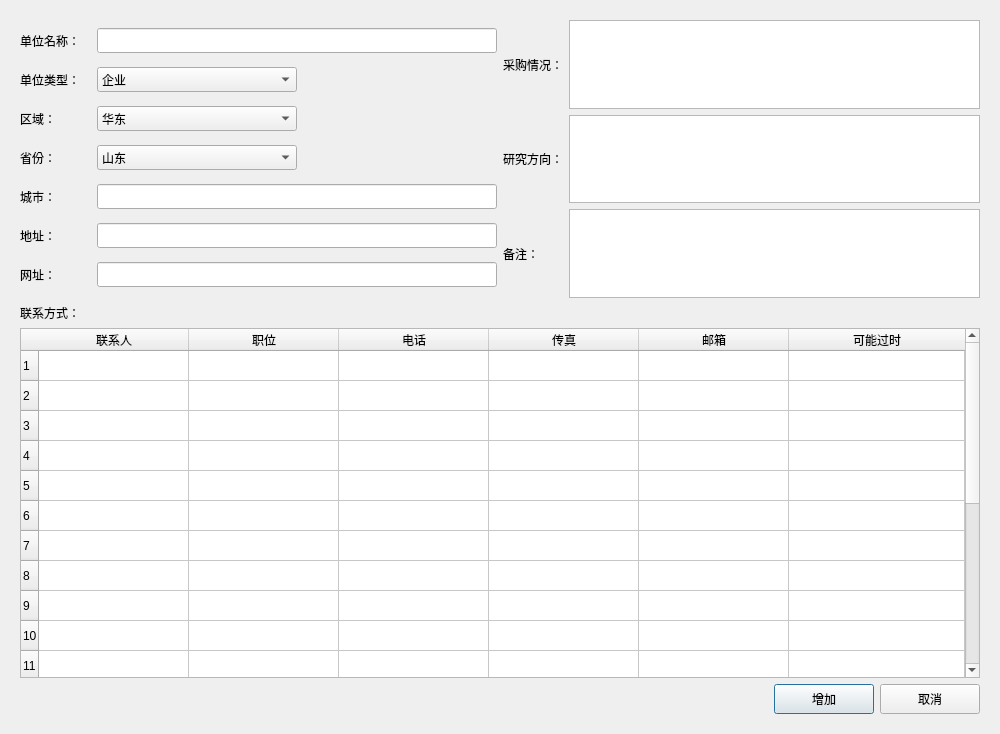
<?xml version="1.0" encoding="UTF-8"?>
<ui version="4.0">
 <class>DlgItem</class>
 <widget class="QDialog" name="DlgItem">
  <property name="geometry">
   <rect>
    <x>0</x>
    <y>0</y>
    <width>1000</width>
    <height>734</height>
   </rect>
  </property>
  <property name="windowTitle">
   <string>编辑客户信息</string>
  </property>
  <layout class="QVBoxLayout" name="verticalLayout">
   <property name="spacing">
    <number>6</number>
   </property>
   <property name="leftMargin">
    <number>20</number>
   </property>
   <property name="topMargin">
    <number>20</number>
   </property>
   <property name="rightMargin">
    <number>20</number>
   </property>
   <property name="bottomMargin">
    <number>20</number>
   </property>
   <item>
    <layout class="QHBoxLayout" name="horizontalLayout_2">
     <item>
      <layout class="QGridLayout" name="gridLayout_2">
       <item row="0" column="0">
        <widget class="QLabel" name="label_6">
         <property name="text">
          <string>单位名称：</string>
         </property>
        </widget>
       </item>
       <item row="0" column="1">
        <widget class="QLineEdit" name="edit1">
         <property name="minimumSize">
          <size>
           <width>0</width>
           <height>25</height>
          </size>
         </property>
         <property name="maximumSize">
          <size>
           <width>400</width>
           <height>16777215</height>
          </size>
         </property>
        </widget>
       </item>
       <item row="1" column="0">
        <widget class="QLabel" name="label_7">
         <property name="text">
          <string>单位类型：</string>
         </property>
        </widget>
       </item>
       <item row="1" column="1">
        <widget class="QComboBox" name="combo1">
         <property name="minimumSize">
          <size>
           <width>0</width>
           <height>25</height>
          </size>
         </property>
         <property name="maximumSize">
          <size>
           <width>200</width>
           <height>16777215</height>
          </size>
         </property>
         <item>
          <property name="text">
           <string>企业</string>
          </property>
         </item>
         <item>
          <property name="text">
           <string>高校</string>
          </property>
         </item>
         <item>
          <property name="text">
           <string>研究所</string>
          </property>
         </item>
         <item>
          <property name="text">
           <string>代理</string>
          </property>
         </item>
         <item>
          <property name="text">
           <string>外</string>
          </property>
         </item>
         <item>
          <property name="text">
           <string>政府机构</string>
          </property>
         </item>
         <item>
          <property name="text">
           <string>部队</string>
          </property>
         </item>
         <item>
          <property name="text">
           <string>第三方</string>
          </property>
         </item>
        </widget>
       </item>
       <item row="2" column="0">
        <widget class="QLabel" name="label">
         <property name="text">
          <string>区域：</string>
         </property>
        </widget>
       </item>
       <item row="2" column="1">
        <widget class="QComboBox" name="combo2">
         <property name="minimumSize">
          <size>
           <width>0</width>
           <height>25</height>
          </size>
         </property>
         <property name="maximumSize">
          <size>
           <width>200</width>
           <height>16777215</height>
          </size>
         </property>
         <item>
          <property name="text">
           <string>华东</string>
          </property>
         </item>
         <item>
          <property name="text">
           <string>华南</string>
          </property>
         </item>
         <item>
          <property name="text">
           <string>华中</string>
          </property>
         </item>
         <item>
          <property name="text">
           <string>华北</string>
          </property>
         </item>
         <item>
          <property name="text">
           <string>其他</string>
          </property>
         </item>
         <item>
          <property name="text">
           <string>外</string>
          </property>
         </item>
        </widget>
       </item>
       <item row="3" column="0">
        <widget class="QLabel" name="label_2">
         <property name="text">
          <string>省份：</string>
         </property>
        </widget>
       </item>
       <item row="3" column="1">
        <widget class="QComboBox" name="combo3">
         <property name="minimumSize">
          <size>
           <width>0</width>
           <height>25</height>
          </size>
         </property>
         <property name="maximumSize">
          <size>
           <width>200</width>
           <height>16777215</height>
          </size>
         </property>
         <item>
          <property name="text">
           <string>山东</string>
          </property>
         </item>
         <item>
          <property name="text">
           <string>浙江</string>
          </property>
         </item>
         <item>
          <property name="text">
           <string>江苏</string>
          </property>
         </item>
         <item>
          <property name="text">
           <string>安徽</string>
          </property>
         </item>
         <item>
          <property name="text">
           <string>上海</string>
          </property>
         </item>
         <item>
          <property name="text">
           <string>福建</string>
          </property>
         </item>
         <item>
          <property name="text">
           <string>湖北</string>
          </property>
         </item>
         <item>
          <property name="text">
           <string>湖南</string>
          </property>
         </item>
         <item>
          <property name="text">
           <string>河南</string>
          </property>
         </item>
         <item>
          <property name="text">
           <string>江西</string>
          </property>
         </item>
         <item>
          <property name="text">
           <string>北京</string>
          </property>
         </item>
         <item>
          <property name="text">
           <string>天津</string>
          </property>
         </item>
         <item>
          <property name="text">
           <string>河北</string>
          </property>
         </item>
         <item>
          <property name="text">
           <string>山西</string>
          </property>
         </item>
         <item>
          <property name="text">
           <string>内蒙</string>
          </property>
         </item>
         <item>
          <property name="text">
           <string>广东</string>
          </property>
         </item>
         <item>
          <property name="text">
           <string>广西</string>
          </property>
         </item>
         <item>
          <property name="text">
           <string>海南</string>
          </property>
         </item>
         <item>
          <property name="text">
           <string>宁夏</string>
          </property>
         </item>
         <item>
          <property name="text">
           <string>新疆</string>
          </property>
         </item>
         <item>
          <property name="text">
           <string>青海</string>
          </property>
         </item>
         <item>
          <property name="text">
           <string>陕西</string>
          </property>
         </item>
         <item>
          <property name="text">
           <string>甘肃</string>
          </property>
         </item>
         <item>
          <property name="text">
           <string>四川</string>
          </property>
         </item>
         <item>
          <property name="text">
           <string>云南</string>
          </property>
         </item>
         <item>
          <property name="text">
           <string>贵州</string>
          </property>
         </item>
         <item>
          <property name="text">
           <string>西藏</string>
          </property>
         </item>
         <item>
          <property name="text">
           <string>重庆</string>
          </property>
         </item>
         <item>
          <property name="text">
           <string>辽宁</string>
          </property>
         </item>
         <item>
          <property name="text">
           <string>吉林</string>
          </property>
         </item>
         <item>
          <property name="text">
           <string>黑龙江</string>
          </property>
         </item>
        </widget>
       </item>
       <item row="4" column="0">
        <widget class="QLabel" name="label_3">
         <property name="text">
          <string>城市：</string>
         </property>
        </widget>
       </item>
       <item row="4" column="1">
        <widget class="QLineEdit" name="edit2">
         <property name="minimumSize">
          <size>
           <width>0</width>
           <height>25</height>
          </size>
         </property>
         <property name="maximumSize">
          <size>
           <width>400</width>
           <height>16777215</height>
          </size>
         </property>
        </widget>
       </item>
       <item row="5" column="0">
        <widget class="QLabel" name="label_4">
         <property name="text">
          <string>地址：</string>
         </property>
        </widget>
       </item>
       <item row="5" column="1">
        <widget class="QLineEdit" name="edit3">
         <property name="minimumSize">
          <size>
           <width>0</width>
           <height>25</height>
          </size>
         </property>
         <property name="maximumSize">
          <size>
           <width>400</width>
           <height>16777215</height>
          </size>
         </property>
        </widget>
       </item>
       <item row="6" column="0">
        <widget class="QLabel" name="label_5">
         <property name="text">
          <string>网址：</string>
         </property>
        </widget>
       </item>
       <item row="6" column="1">
        <widget class="QLineEdit" name="edit4">
         <property name="minimumSize">
          <size>
           <width>0</width>
           <height>25</height>
          </size>
         </property>
         <property name="maximumSize">
          <size>
           <width>400</width>
           <height>16777215</height>
          </size>
         </property>
        </widget>
       </item>
      </layout>
     </item>
     <item>
      <layout class="QGridLayout" name="gridLayout">
       <item row="0" column="0">
        <widget class="QLabel" name="label_8">
         <property name="text">
          <string>采购情况：</string>
         </property>
        </widget>
       </item>
       <item row="0" column="1">
        <widget class="QTextEdit" name="textEdit"/>
       </item>
       <item row="1" column="0">
        <widget class="QLabel" name="label_10">
         <property name="text">
          <string>研究方向：</string>
         </property>
        </widget>
       </item>
       <item row="1" column="1">
        <widget class="QTextEdit" name="textEdit2"/>
       </item>
       <item row="2" column="0">
        <widget class="QLabel" name="label_11">
         <property name="text">
          <string>备注：</string>
         </property>
        </widget>
       </item>
       <item row="2" column="1">
        <widget class="QTextEdit" name="textEdit3"/>
       </item>
      </layout>
     </item>
    </layout>
   </item>
   <item>
    <widget class="QLabel" name="label_9">
     <property name="text">
      <string>联系方式：</string>
     </property>
    </widget>
   </item>
   <item>
    <widget class="QTableWidget" name="tableWidget">
     <property name="minimumSize">
      <size>
       <width>0</width>
       <height>350</height>
      </size>
     </property>
     <attribute name="horizontalHeaderCascadingSectionResizes">
      <bool>false</bool>
     </attribute>
     <attribute name="horizontalHeaderDefaultSectionSize">
      <number>150</number>
     </attribute>
     <attribute name="horizontalHeaderMinimumSectionSize">
      <number>100</number>
     </attribute>
     <attribute name="horizontalHeaderStretchLastSection">
      <bool>true</bool>
     </attribute>
     <row>
      <property name="text">
       <string>1</string>
      </property>
     </row>
     <row>
      <property name="text">
       <string>2</string>
      </property>
     </row>
     <row>
      <property name="text">
       <string>3</string>
      </property>
     </row>
     <row>
      <property name="text">
       <string>4</string>
      </property>
     </row>
     <row>
      <property name="text">
       <string>5</string>
      </property>
     </row>
     <row>
      <property name="text">
       <string>6</string>
      </property>
     </row>
     <row>
      <property name="text">
       <string>7</string>
      </property>
     </row>
     <row>
      <property name="text">
       <string>8</string>
      </property>
     </row>
     <row>
      <property name="text">
       <string>9</string>
      </property>
     </row>
     <row>
      <property name="text">
       <string>10</string>
      </property>
     </row>
     <row>
      <property name="text">
       <string>11</string>
      </property>
     </row>
     <row>
      <property name="text">
       <string>12</string>
      </property>
     </row>
     <row>
      <property name="text">
       <string>13</string>
      </property>
     </row>
     <row>
      <property name="text">
       <string>14</string>
      </property>
     </row>
     <row>
      <property name="text">
       <string>15</string>
      </property>
     </row>
     <row>
      <property name="text">
       <string>16</string>
      </property>
     </row>
     <row>
      <property name="text">
       <string>17</string>
      </property>
     </row>
     <row>
      <property name="text">
       <string>18</string>
      </property>
     </row>
     <row>
      <property name="text">
       <string>19</string>
      </property>
     </row>
     <row>
      <property name="text">
       <string>20</string>
      </property>
     </row>
     <column>
      <property name="text">
       <string>联系人</string>
      </property>
     </column>
     <column>
      <property name="text">
       <string>职位</string>
      </property>
     </column>
     <column>
      <property name="text">
       <string>电话</string>
      </property>
     </column>
     <column>
      <property name="text">
       <string>传真</string>
      </property>
     </column>
     <column>
      <property name="text">
       <string>邮箱</string>
      </property>
     </column>
     <column>
      <property name="text">
       <string>可能过时</string>
      </property>
     </column>
    </widget>
   </item>
   <item>
    <layout class="QHBoxLayout" name="horizontalLayout">
     <item>
      <widget class="QLabel" name="labelTip">
       <property name="minimumSize">
        <size>
         <width>400</width>
         <height>0</height>
        </size>
       </property>
       <property name="text">
        <string/>
       </property>
      </widget>
     </item>
     <item>
      <spacer name="horizontalSpacer">
       <property name="orientation">
        <enum>Qt::Horizontal</enum>
       </property>
       <property name="sizeHint" stdset="0">
        <size>
         <width>40</width>
         <height>20</height>
        </size>
       </property>
      </spacer>
     </item>
     <item>
      <widget class="QPushButton" name="btnAdd">
       <property name="minimumSize">
        <size>
         <width>100</width>
         <height>30</height>
        </size>
       </property>
       <property name="text">
        <string>增加</string>
       </property>
      </widget>
     </item>
     <item>
      <widget class="QPushButton" name="btnCancel">
       <property name="minimumSize">
        <size>
         <width>100</width>
         <height>30</height>
        </size>
       </property>
       <property name="text">
        <string>取消</string>
       </property>
      </widget>
     </item>
    </layout>
   </item>
  </layout>
 </widget>
 <resources/>
 <connections/>
</ui>
